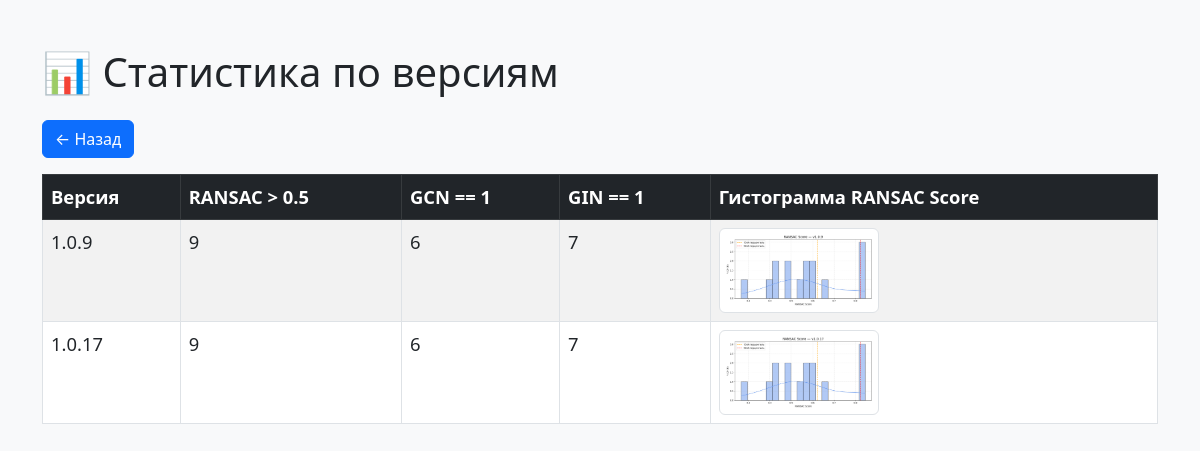
/stats, run on an earlier commit of the app's database.
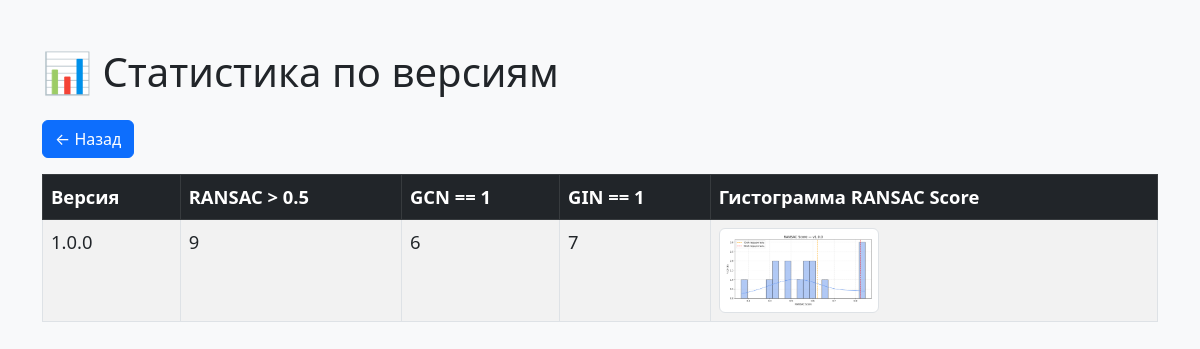
And on a later commit of the database.
### app/database.py (models this page shows)
class Statistics(Base):
    __tablename__ = "statistics"
    id = Column(Integer, primary_key=True, index=True)
    version = Column(String, index=True)
    ransac_count_over_0_5 = Column(Integer)
    gcn_positive = Column(Integer)
    gin_positive = Column(Integer)
    ransac_percentile_75 = Column(Float)
    ransac_percentile_90 = Column(Float)
    histogram_path = Column(String)
    created_at = Column(DateTime, default=datetime.utcnow)

### app/routers.py (the view)
@router.get("/stats")
def stats_page(request: Request, db: Session = Depends(get_db)):
    stats = db.query(Statistics).order_by(Statistics.version.desc()).all()
    return templates.TemplateResponse("stats.html", {"request": request, "stats": stats})

### templates/stats.html (shortened to what this page needs)
<!DOCTYPE html>
<html lang="ru">
<head>
    <link href="https://cdn.jsdelivr.net/npm/bootstrap@5.3.0/dist/css/bootstrap.min.css" rel="stylesheet">
</head>
<body class="bg-light">
<div class="container mt-5">
    <h1 class="mb-4">📊 Статистика по версиям</h1>
    <a href="/" class="btn btn-primary mb-3">← Назад</a>
    <table class="table table-bordered table-striped table-hover">
        <thead class="table-dark">
        <tr>
            <th>Версия</th>
            <th>RANSAC > 0.5</th>
            <th>GCN == 1</th>
            <th>GIN == 1</th>
            <th>Гистограмма RANSAC Score</th>
        </tr>
        </thead>
        <tbody>
        {% for row in stats %}
            <tr>
                <td>{{ row.version }}</td>
                <td>{{ row.ransac_count_over_0_5 }}</td>
                <td>{{ row.gcn_positive }}</td>
                <td>{{ row.gin_positive }}</td>
                <td>
                    {% if row.histogram_path %}
                        <img src="{{ row.histogram_path.replace('static/', '/static/') }}"
                             alt="Гистограмма"
                             class="img-thumbnail"
                             style="max-width: 160px;"
                             data-bs-toggle="modal"
                             data-bs-target="#imageModal"
                             data-img-url="{{ row.histogram_path.replace('static/', '/static/') }}">
                    {% else %}
                        N/A
                    {% endif %}
                </td>
            </tr>
        {% endfor %}
        </tbody>
    </table>
</div>
</body>
</html>

### templates/stats.html (style rules this page uses)
.table { font-size: 1.15rem; }
.img-thumbnail { cursor: zoom-in; transition: 0.3s; }

What changed in the data, as far as the page shows it:
removed Statistics: version "1.0.9", ransac_count_over_0_5 "9", gcn_positive "6", gin_positive "7", histogram_path.replace (picture)
removed Statistics: version "1.0.17", ransac_count_over_0_5 "9", gcn_positive "6", gin_positive "7", histogram_path.replace (picture)
added Statistics: version "1.0.0", ransac_count_over_0_5 "9", gcn_positive "6", gin_positive "7", histogram_path.replace (picture)
